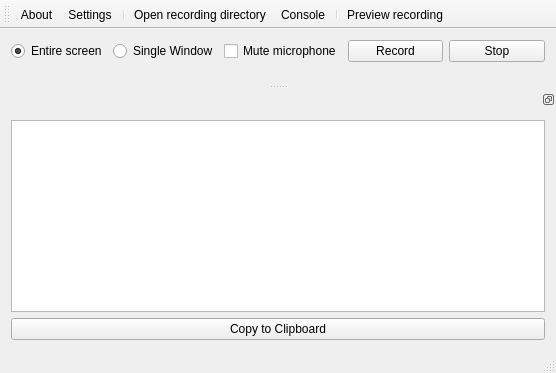
<?xml version="1.0" encoding="UTF-8"?>
<ui version="4.0">
 <class>MainWindow</class>
 <widget class="QMainWindow" name="MainWindow">
  <property name="geometry">
   <rect>
    <x>0</x>
    <y>0</y>
    <width>556</width>
    <height>373</height>
   </rect>
  </property>
  <property name="sizePolicy">
   <sizepolicy hsizetype="Fixed" vsizetype="Fixed">
    <horstretch>0</horstretch>
    <verstretch>0</verstretch>
   </sizepolicy>
  </property>
  <property name="windowTitle">
   <string>FDesktopRecorder</string>
  </property>
  <property name="windowIcon">
   <iconset resource="resources.qrc">
    <normaloff>:/images/icon.png</normaloff>:/images/icon.png</iconset>
  </property>
  <widget class="QWidget" name="centralWidget">
   <layout class="QVBoxLayout" name="verticalLayout_2">
    <item>
     <layout class="QGridLayout" name="gridLayout">
      <property name="sizeConstraint">
       <enum>QLayout::SetMinimumSize</enum>
      </property>
      <item row="0" column="1">
       <widget class="QRadioButton" name="radioButtonEntirescreen">
        <property name="toolTip">
         <string>When the recording starts, it will record your entire desktop</string>
        </property>
        <property name="statusTip">
         <string>Records your entire desktop</string>
        </property>
        <property name="text">
         <string>Entire screen</string>
        </property>
        <property name="checked">
         <bool>true</bool>
        </property>
       </widget>
      </item>
      <item row="0" column="2">
       <widget class="QRadioButton" name="radioButtonSinglewindow">
        <property name="enabled">
         <bool>true</bool>
        </property>
        <property name="toolTip">
         <string extracomment="dsfdsfds">When you start the recording, you will have to choose the window that you want to record</string>
        </property>
        <property name="statusTip">
         <string>Record a single window or screen.</string>
        </property>
        <property name="text">
         <string>Single Window</string>
        </property>
       </widget>
      </item>
      <item row="0" column="4">
       <widget class="QPushButton" name="pushButtonStartrecord">
        <property name="toolTip">
         <string/>
        </property>
        <property name="statusTip">
         <string>Start a recording</string>
        </property>
        <property name="text">
         <string>Record</string>
        </property>
        <property name="icon">
         <iconset resource="resources.qrc">
          <normaloff>:/images/recording.png</normaloff>:/images/recording.png</iconset>
        </property>
       </widget>
      </item>
      <item row="1" column="2">
       <spacer name="verticalSpacer">
        <property name="orientation">
         <enum>Qt::Vertical</enum>
        </property>
        <property name="sizeHint" stdset="0">
         <size>
          <width>20</width>
          <height>40</height>
         </size>
        </property>
       </spacer>
      </item>
      <item row="0" column="5">
       <widget class="QPushButton" name="pushButtonStoprecord">
        <property name="statusTip">
         <string>Stop the recording</string>
        </property>
        <property name="text">
         <string>Stop</string>
        </property>
        <property name="icon">
         <iconset resource="resources.qrc">
          <normaloff>:/images/icon.png</normaloff>:/images/icon.png</iconset>
        </property>
       </widget>
      </item>
      <item row="0" column="3">
       <widget class="QCheckBox" name="checkBoxRecordaudio">
        <property name="toolTip">
         <string>If checked, it will record no audio from the microphone</string>
        </property>
        <property name="statusTip">
         <string>Mute the microphone</string>
        </property>
        <property name="text">
         <string>Mute microphone</string>
        </property>
        <property name="checked">
         <bool>false</bool>
        </property>
       </widget>
      </item>
     </layout>
    </item>
   </layout>
  </widget>
  <widget class="QMenuBar" name="menuBar">
   <property name="geometry">
    <rect>
     <x>0</x>
     <y>0</y>
     <width>556</width>
     <height>21</height>
    </rect>
   </property>
  </widget>
  <widget class="QToolBar" name="mainToolBar">
   <attribute name="toolBarArea">
    <enum>TopToolBarArea</enum>
   </attribute>
   <attribute name="toolBarBreak">
    <bool>false</bool>
   </attribute>
   <addaction name="actionAbout"/>
   <addaction name="actionSettings"/>
   <addaction name="separator"/>
   <addaction name="actionOpen_recording_directory"/>
   <addaction name="actionConsole"/>
   <addaction name="separator"/>
   <addaction name="actionPreviewrecording"/>
  </widget>
  <widget class="QStatusBar" name="statusBar"/>
  <widget class="QDockWidget" name="dockWidget">
   <property name="features">
    <set>QDockWidget::DockWidgetFloatable|QDockWidget::DockWidgetMovable</set>
   </property>
   <property name="allowedAreas">
    <set>Qt::BottomDockWidgetArea</set>
   </property>
   <attribute name="dockWidgetArea">
    <number>8</number>
   </attribute>
   <widget class="QWidget" name="dockWidgetContents">
    <layout class="QVBoxLayout" name="verticalLayout">
     <item>
      <widget class="QTextEdit" name="textEditConsole">
       <property name="sizePolicy">
        <sizepolicy hsizetype="Expanding" vsizetype="Expanding">
         <horstretch>0</horstretch>
         <verstretch>0</verstretch>
        </sizepolicy>
       </property>
       <property name="readOnly">
        <bool>true</bool>
       </property>
      </widget>
     </item>
     <item>
      <widget class="QPushButton" name="pushButtonConsoleCopyToClipboard">
       <property name="text">
        <string>Copy to Clipboard</string>
       </property>
      </widget>
     </item>
    </layout>
   </widget>
  </widget>
  <action name="actionAbout">
   <property name="text">
    <string>About</string>
   </property>
   <property name="toolTip">
    <string>Shows information about this program</string>
   </property>
   <property name="statusTip">
    <string>About FDesktopRecorder</string>
   </property>
  </action>
  <action name="actionSettings">
   <property name="text">
    <string>Settings</string>
   </property>
   <property name="toolTip">
    <string>Let you change an amount of different settings like recording framerate etc.</string>
   </property>
   <property name="statusTip">
    <string>Settings</string>
   </property>
  </action>
  <action name="actionConsole">
   <property name="text">
    <string>Console</string>
   </property>
   <property name="toolTip">
    <string>Shows a console where you can see the output. Usefull if recording fails.</string>
   </property>
   <property name="statusTip">
    <string>Show/Hide console output</string>
   </property>
  </action>
  <action name="actionOpen_recording_directory">
   <property name="text">
    <string>Open recording directory</string>
   </property>
   <property name="toolTip">
    <string>Open directory containing your recordings</string>
   </property>
   <property name="statusTip">
    <string>Open directory containing your recordings</string>
   </property>
  </action>
  <action name="actionPreviewrecording">
   <property name="text">
    <string>Preview recording</string>
   </property>
   <property name="toolTip">
    <string>Preview the recording</string>
   </property>
  </action>
 </widget>
 <layoutdefault spacing="6" margin="11"/>
 <resources>
  <include location="resources.qrc"/>
 </resources>
 <connections/>
</ui>
